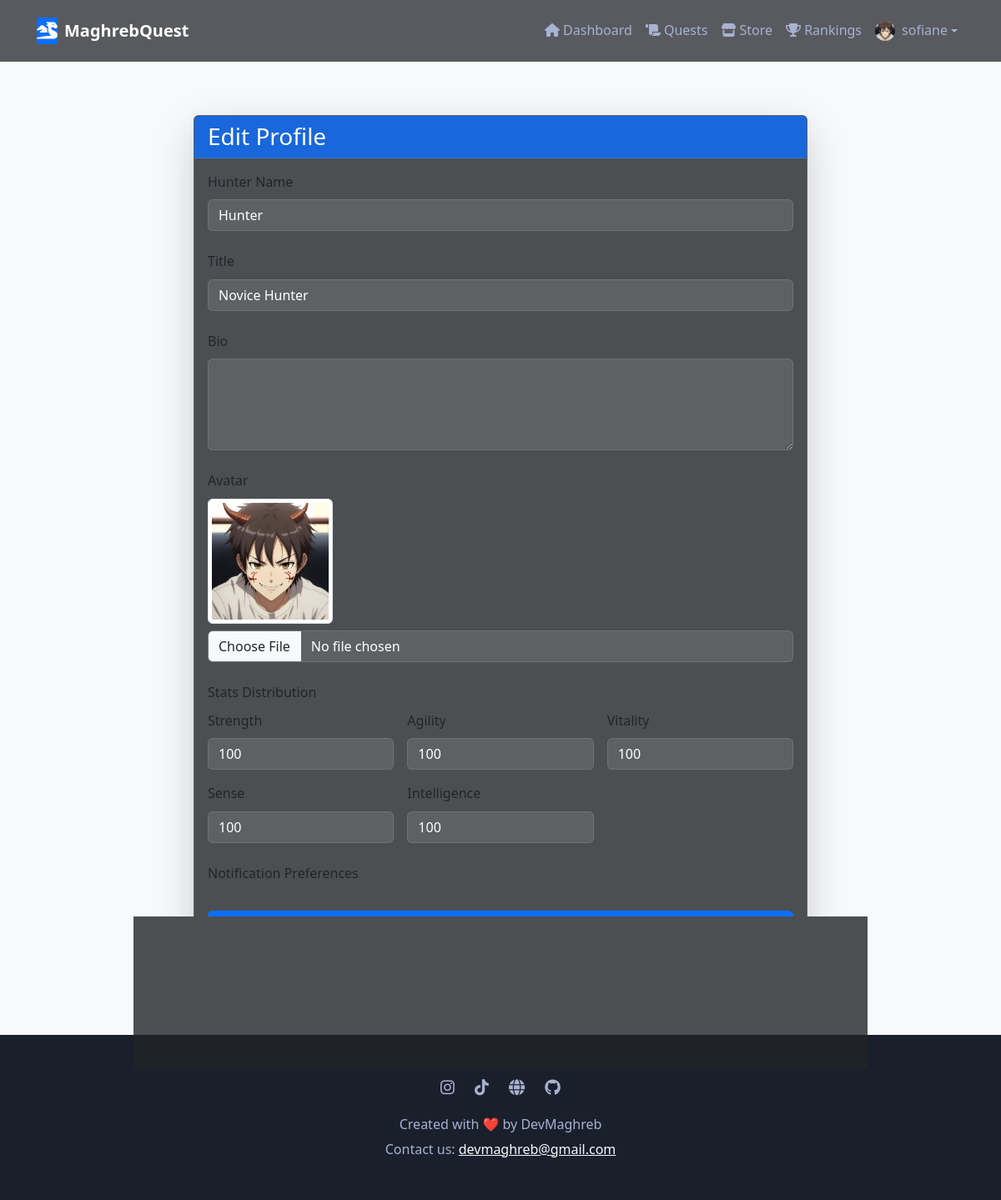
Page /profile/edit/ (signed in) on the committed database.
### core/models.py (models this page shows, shortened)
class UserProfile(models.Model):
    RANK_CHOICES = [
        ('F', 'F-Rank Hunter'),
        ('E', 'E-Rank Hunter'),
        ('D', 'D-Rank Hunter'),
        ('C', 'C-Rank Hunter'),
        ('B', 'B-Rank Hunter'),
        ('A', 'A-Rank Hunter'),
        ('S', 'S-Rank Hunter'),
    ]
    PERSONALITY_CHOICES = [
        ('achiever', 'Achiever'),
        ('explorer', 'Explorer'),
        ('socializer', 'Socializer'),
        ('competitor', 'Competitor'),
    ]
    user = models.OneToOneField(User, on_delete=models.CASCADE)
    name = models.CharField(max_length=100, default='Hunter')
    level = models.IntegerField(default=1)
    experience = models.IntegerField(default=0)
    coins = models.IntegerField(default=100)  # Start with 100 coins
    rank = models.CharField(max_length=1, choices=RANK_CHOICES, default='F', validators=[validate_rank])
    personality_type = models.CharField(max_length=50, blank=True, null=True)
    title = models.CharField(max_length=100, default='Novice Hunter')
    bio = models.TextField(blank=True)
    avatar = models.ImageField(upload_to='avatars/', null=True, blank=True)
    notification_preferences = models.JSONField(default=dict, blank=True, null=True)
    strengths = models.JSONField(default=dict, blank=True, null=True)
    weaknesses = models.JSONField(default=dict, blank=True, null=True)
    daily_quest_limit = models.PositiveIntegerField(default=5)
    last_quest_completion = models.DateTimeField(null=True, blank=True)
    quest_streak = models.PositiveIntegerField(default=0)
    inventory = models.JSONField(default=list, blank=True, null=True)
    strength = models.IntegerField(default=10)
    agility = models.IntegerField(default=10)
    vitality = models.IntegerField(default=10)
    sense = models.IntegerField(default=10)
    intelligence = models.IntegerField(default=10)
    class Meta:
        indexes = [
            models.Index(fields=['rank']),
            models.Index(fields=['level']),
            models.Index(fields=['personality_type']),
        ]

### core/views.py (the view)
# urls.py: path('profile/edit/', views.profile_edit, name='profile_edit'),
@login_required
def profile_edit(request):
    user_profile = request.user.userprofile
    if request.method == 'POST':
        form = ProfileEditForm(request.POST, request.FILES, instance=user_profile)
        if form.is_valid():
            form.save()
            messages.success(request, 'Profile updated successfully!')
            return redirect('profile')
    else:
        form = ProfileEditForm(instance=user_profile)
    return render(request, 'core/profile_edit.html', {'form': form})

### templates/core/profile_edit.html (shortened to what this page needs)
{% extends 'core/base.html' %}
{% load static %}
{% block content %}
<div class="container py-5">
    <div class="row justify-content-center">
        <div class="col-md-8">
            <div class="card shadow-lg">
                <div class="card-header bg-primary text-white">
                    <h3 class="card-title mb-0">Edit Profile</h3>
                </div>
                <div class="card-body">
                    <form method="post" enctype="multipart/form-data">
                        <div class="mb-4">
                            <label for="{{ form.name.id_for_label }}" class="form-label">Hunter Name</label>
                            {{ form.name }}
                        </div>
                        <div class="mb-4">
                            <label for="{{ form.title.id_for_label }}" class="form-label">Title</label>
                            {{ form.title }}
                        </div>
                        <div class="mb-4">
                            <label for="{{ form.bio.id_for_label }}" class="form-label">Bio</label>
                            {{ form.bio }}
                        </div>
                        <div class="mb-4">
                            <label for="{{ form.avatar.id_for_label }}" class="form-label">Avatar</label>
                            {% if user.userprofile.avatar %}
                            <div class="mb-2">
                                <img src="{{ user.userprofile.avatar.url }}" alt="Current Avatar" class="img-thumbnail" style="max-width: 150px;">
                            </div>
                            {% endif %}
                            {{ form.avatar }}
                        </div>
                        <div class="mb-4">
                            <label class="form-label">Stats Distribution</label>
                            <div class="row g-3">
                                <div class="col-md-4">
                                    <label for="{{ form.strength.id_for_label }}" class="form-label">Strength</label>
                                    {{ form.strength }}
                                </div>
                                <div class="col-md-4">
                                    <label for="{{ form.agility.id_for_label }}" class="form-label">Agility</label>
                                    {{ form.agility }}
                                </div>
                                <div class="col-md-4">
                                    <label for="{{ form.vitality.id_for_label }}" class="form-label">Vitality</label>
                                    {{ form.vitality }}
                                </div>
                                <div class="col-md-4">
                                    <label for="{{ form.sense.id_for_label }}" class="form-label">Sense</label>
                                    {{ form.sense }}
                                </div>
                                <div class="col-md-4">
                                    <label for="{{ form.intelligence.id_for_label }}" class="form-label">Intelligence</label>
                                    {{ form.intelligence }}
                                </div>
                            </div>
                        </div>
                        <div class="mb-4">
                            <label for="{{ form.notification_preferences.id_for_label }}" class="form-label">Notification Preferences</label>
                        </div>
                        <div class="d-grid gap-2">
                            <button type="submit" class="btn btn-primary">Save Changes</button>
                            <a href="{% url 'profile' %}" class="btn btn-secondary">Cancel</a>
                        </div>
                    </form>
                </div>
            </div>
        </div>
    </div>
</div>
{% endblock %}

### templates/core/base.html (shortened to what this page needs)
<!DOCTYPE html>
{% load static %}
<html lang="en">
<head>
    <link href="https://cdn.jsdelivr.net/npm/bootstrap@5.3.0/dist/css/bootstrap.min.css" rel="stylesheet">
    <link href="https://cdnjs.cloudflare.com/ajax/libs/font-awesome/6.0.0/css/all.min.css" rel="stylesheet">
</head>
<body class="bg-light d-flex flex-column min-vh-100">
    <nav class="navbar navbar-expand-lg navbar-light fixed-top glass-card">
        <div class="container">
            <a class="navbar-brand d-flex align-items-center" href="{% url 'home' %}">
                <div class="icon-container bg-primary text-white me-2">
                    <i class="fas fa-dragon"></i>
                </div>
                <span class="fw-bold">MaghrebQuest</span>
            </a>
            <div class="collapse navbar-collapse" id="navbarNav">
                <ul class="navbar-nav ms-auto">
                    {% if user.is_authenticated %}
                        <li class="nav-item">
                            <a class="nav-link" href="{% url 'dashboard' %}">
                                <i class="fas fa-home me-1"></i>Dashboard
                            </a>
                        </li>
                        <li class="nav-item">
                            <a class="nav-link" href="{% url 'quest_list' %}">
                                <i class="fas fa-scroll me-1"></i>Quests
                            </a>
                        </li>
                        <li class="nav-item">
                            <a class="nav-link" href="{% url 'store' %}">
                                <i class="fas fa-store me-1"></i>Store
                            </a>
                        </li>
                        <li class="nav-item">
                            <a class="nav-link {% if active_page == 'rankings' %}active{% endif %}" href="{% url 'rankings' %}">
                                <i class="fas fa-trophy"></i> Rankings
                            </a>
                        </li>
                        <li class="nav-item dropdown">
                            <a class="nav-link dropdown-toggle d-flex align-items-center" href="#" role="button" data-bs-toggle="dropdown">
                                {% if user.userprofile.avatar %}
                                    <img src="{{ user.userprofile.avatar.url }}" alt="Avatar" class="rounded-circle me-2" style="width: 24px; height: 24px; object-fit: cover;">
                                {% else %}
                                    <i class="fas fa-user-circle me-1"></i>
                                {% endif %}
                                {{ user.username }}
                            </a>
                        </li>
                    {% endif %}
                </ul>
            </div>
        </div>
    </nav>
    <main class="flex-shrink-0">
        {% block content %}{% endblock %}
    </main>
    <footer class="footer mt-auto">
        <div class="container text-center">
            <div class="row">
                <div class="col-md-12">
                    <div class="social-links mb-3">
                        <a href="https://www.instagram.com/devmagheb" target="_blank"><i class="fab fa-instagram"></i></a>
                        <a href="https://www.tiktok.com/@devmaghreb" target="_blank"><i class="fab fa-tiktok"></i></a>
                        <a href="https://devmaghreb.vercel.app" target="_blank"><i class="fas fa-globe"></i></a>
                        <a href="https://github.com/Soufiane-Majdar" target="_blank"><i class="fab fa-github"></i></a>
                    </div>
                    <p class="mb-1">Created with ❤️ by DevMaghreb</p>
                    <p class="mb-0">Contact us: <a href="mailto:devmaghreb@gmail.com" class="text-light">devmaghreb@gmail.com</a></p>
                </div>
            </div>
        </div>
    </footer>
</body>
</html>

### templates/core/base.html (style rules this page uses)
:root { --primary-color: #2196f3; --secondary-color: #00bcd4; --dark-bg: #1a1f2c; --light-text: #a8b2d1; }
body { padding-top:60px; }
@media screen and (min-width: 324px) { body { padding-top: 90px; } }
body { font-family: 'Segoe UI', system-ui, -apple-system, sans-serif; line-height: 1.6; color: #333; }
.navbar { background: #585a5f; backdrop-filter: blur(10px); padding: 1rem 2rem; }
.navbar-brand { font-weight: 700; color: #fff !important; }
.nav-link { color: var(--light-text) !important; transition: color 0.3s ease; }
.footer { background: var(--dark-bg); color: var(--light-text); padding: 3rem 0; margin-top: auto; }
.social-links a { color: var(--light-text); margin: 0 10px; font-size: 1.2rem; transition: color 0.3s ease; }

### templates/core/profile_edit.html (style rules this page uses)
.form-control, .form-select { background-color: rgba(255, 255, 255, 0.1); border: 1px solid rgba(255, 255, 255, 0.2); color: #fff; }
.card { background: rgba(33, 37, 41, 0.8); backdrop-filter: blur(10px); border: 1px solid rgba(255, 255, 255, 0.1); }
.card-header { background: rgba(13, 110, 253, 0.8) !important; border-bottom: 1px solid rgba(255, 255, 255, 0.1); }

### rows in the picture
UserProfile: name "Hunter", title "Novice Hunter", strength "100", agility "100", vitality "100", sense "100", intelligence "100"

### other values in the picture
{{ user.username }} "sofiane"
